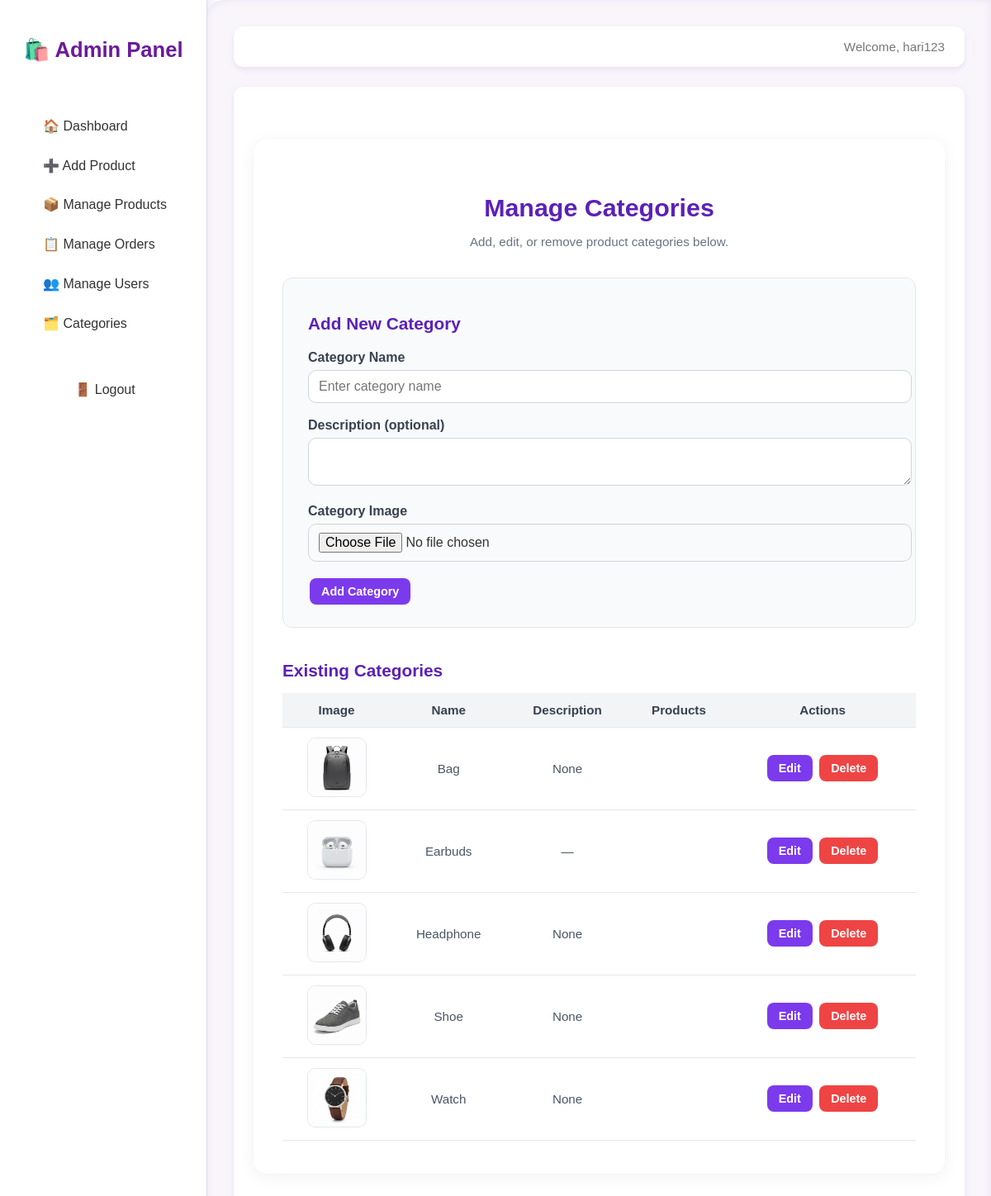
The page /admin-panel/categories/ (signed in) on the database its author committed.
### shop/models.py (models this page shows, shortened)
class User(AbstractUser):
    ROLE_CHOICES = (
        ('customer', 'Customer'),
        ('admin', 'Admin'),
        ('delivery', 'Delivery'),
    )
    role = models.CharField(max_length=20, choices=ROLE_CHOICES, default='customer')
    phone = models.CharField(max_length=15, blank=True, null=True)
    address = models.TextField(blank=True, null=True)

class Category(models.Model):
    name = models.CharField(max_length=100)
    description = models.TextField(blank=True, null=True)
    image = models.ImageField(upload_to='categories/', blank=True, null=True)
    class Meta:
        verbose_name_plural = "Categories"

### shop/views.py (the view, shortened to what this page needs)
# urls.py: path('admin-panel/categories/', views.manage_categories, name='manage_categories'),
@login_required(login_url='login')
def manage_categories(request):
    if request.user.role != 'admin':
        messages.error(request, "Access denied. Admins only.")
        return redirect('home')
    categories = Category.objects.all().order_by('name')
    return render(request, 'admin/manage_categories.html', {
        'categories': categories
    })

### templates/admin/manage_categories.html (shortened to what this page needs)
{% extends 'admin_base.html' %}
{% load static %}
{% block extra_css %}
<link rel="stylesheet" href="{% static 'css/manage_categories.css' %}">
{% endblock %}
{% block content %}
<div class="admin-container">
  <div class="page-header">
    <h1>Manage Categories</h1>
    <p>Add, edit, or remove product categories below.</p>
  </div>
  <div class="add-category-box">
    <h2>Add New Category</h2>
    <form method="POST" enctype="multipart/form-data" class="add-category-form">
      <div class="form-group">
        <label for="name">Category Name</label>
        <input type="text" name="name" id="name" placeholder="Enter category name" required>
      </div>
      <div class="form-group">
        <label for="description">Description (optional)</label>
        <textarea name="description" id="description" rows="2"></textarea>
      </div>
      <div class="form-group">
        <label for="image">Category Image</label>
        <input type="file" name="image" id="image" accept="image/*">
      </div>
      <button type="submit" class="btn add-btn">Add Category</button>
    </form>
  </div>
  <div class="category-list">
    <h2>Existing Categories</h2>
    {% if categories %}
    <table>
      <thead>
        <tr>
          <th>Image</th>
          <th>Name</th>
          <th>Description</th>
          <th>Products</th>
          <th>Actions</th>
        </tr>
      </thead>
      <tbody>
        {% for category in categories %}
        <tr>
          <td>
            {% if category.image %}
              <img src="{{ category.image.url }}" alt="{{ category.name }}">
            {% else %}
              <img src="{% static 'images/no-image.png' %}" alt="No image">
            {% endif %}
          </td>
          <td>{{ category.name }}</td>
          <td>{{ category.description|default:"—" }}</td>
          <td>{{ category.product_set.count }}</td>
          <td>
            <a href="{% url 'edit_category' category.id %}" class="btn edit-btn">Edit</a>
            <a href="{% url 'delete_category' category.id %}" class="btn delete-btn" onclick="return confirm('Are you sure you want to delete this category?')">Delete</a>
          </td>
        </tr>
        {% endfor %}
      </tbody>
    </table>
    {% else %}
      <p class="no-data">No categories found.</p>
    {% endif %}
  </div>
</div>
{% endblock %}

### templates/admin_base.html (shortened to what this page needs)
{% load static %}
<!DOCTYPE html>
<html lang="en">
<head>
    <link rel="stylesheet" href="{% static 'css/admin_base.css' %}">
    {% block extra_css %}
    {% endblock %}
</head>
<body>
<div class="admin-wrapper">
    <aside class="sidebar">
        <div class="logo">
            <h2>🛍️ Admin Panel</h2>
        </div>
        <nav>
            <ul>
                <li><a href="{% url 'admin_dashboard' %}" class="nav-link">🏠 Dashboard</a></li>
                <li><a href="{% url 'add_product' %}" class="nav-link">➕ Add Product</a></li>
                <li><a href="{% url 'manage_products' %}" class="nav-link">📦 Manage Products</a></li>
                <li><a href="{% url 'manage_orders' %}" class="nav-link">📋 Manage Orders</a></li>
                <li><a href="{% url 'manage_users' %}" class="nav-link">👥 Manage Users</a></li>
                <li><a href="{% url 'manage_categories' %}" class="nav-link">🗂️ Categories</a></li>
                <li><a href="{% url 'logout' %}" class="nav-link logout">🚪 Logout</a></li>
            </ul>
        </nav>
    </aside>
    <main class="main-content">
        <header class="admin-header">
            <p>Welcome, {{ user.username }}</p>
        </header>
        <section class="admin-content">
            {% block content %}{% endblock %}
        </section>
    </main>
</div>
</body>
</html>

### static/css/admin_base.css (style rules this page uses)
:root { --primary: #6a1b9a; --primary-light: #9c27b0; --background: #f8f6fb; --white: #ffffff; --text-dark: #333; --text-light: #777; --border: #e0d7f8; --shadow: rgba(106, 27, 154, 0.1); }
body { font-family: 'Poppins', sans-serif; margin: 0; background-color: var(--background); color: var(--text-dark); display: flex; height: 100vh; overflow: hidden; }
.admin-wrapper { display: flex; width: 100%; height: 100%; }
.sidebar { width: 250px; background: var(--white); color: var(--primary); display: flex; flex-direction: column; align-items: center; padding: 1.5rem 0; box-shadow: 2px 0 10px var(--shadow); border-right: 1px solid var(--border); }
.sidebar .logo { text-align: center; margin-bottom: 2rem; }
.sidebar .logo h2 { font-size: 1.6rem; font-weight: 600; color: var(--primary); }
.sidebar nav ul { list-style: none; padding: 0; width: 100%; margin: 0; }
.sidebar nav ul li { width: 100%; }
.sidebar nav ul li a { display: block; padding: 0.9rem 1.2rem; text-decoration: none; color: var(--text-dark); font-weight: 500; transition: 0.3s ease; border-left: 4px solid transparent; }
.sidebar .logout { margin-top: 2rem; text-align: center; }
.main-content { flex-grow: 1; background: var(--background); padding: 2rem; overflow-y: auto; border-top-left-radius: 20px; box-shadow: inset 0 0 10px var(--shadow); }
.admin-header { display: flex; justify-content: space-between; align-items: center; background: var(--white); padding: 1rem 1.5rem; border-radius: 12px; box-shadow: 0 3px 6px var(--shadow); margin-bottom: 1.5rem; }
.admin-header p { color: var(--text-light); font-size: 0.95rem; margin: 0; }
.admin-content { background: var(--white); padding: 1.5rem; border-radius: 12px; box-shadow: 0 3px 8px var(--shadow); min-height: calc(100vh - 180px); }
.btn { background-color: var(--primary); color: var(--white); border: none; border-radius: 8px; padding: 0.6rem 1.2rem; cursor: pointer; transition: 0.3s ease; font-weight: 500; }

### static/css/manage_categories.css (style rules this page uses)
body { background-color: #f8f9fc; font-family: "Poppins", sans-serif; }
.admin-container { max-width: 1100px; margin: 40px auto; background: #fff; padding: 40px 35px; border-radius: 16px; box-shadow: 0 4px 20px rgba(0,0,0,0.06); }
.page-header { text-align: center; margin-bottom: 35px; }
.page-header h1 { font-size: 1.9rem; color: #5b21b6; margin-bottom: 6px; }
.page-header p { color: #6b7280; font-size: 0.95rem; }
.add-category-box { background-color: #f9fafb; border: 1px solid #e5e7eb; border-radius: 12px; padding: 25px 30px; margin-bottom: 40px; }
.add-category-box h2 { color: #5b21b6; margin-bottom: 20px; font-size: 1.3rem; }
.add-category-form .form-group { margin-bottom: 18px; }
.add-category-form label { display: block; font-weight: 600; color: #374151; margin-bottom: 6px; }
.add-category-form input[type="text"], .add-category-form textarea, .add-category-form input[type="file"] { width: 100%; padding: 10px 12px; border: 1px solid #d1d5db; border-radius: 10px; font-size: 1rem; transition: border 0.2s ease; }
.add-btn { background-color: #7c3aed; color: #fff; border: none; padding: 10px 22px; border-radius: 8px; font-weight: 600; cursor: pointer; transition: all 0.3s; }
.category-list h2 { color: #5b21b6; margin-bottom: 15px; font-size: 1.3rem; }
.category-list table { width: 100%; border-collapse: collapse; background: #fff; }
.category-list th, .category-list td { border-bottom: 1px solid #e5e7eb; padding: 12px 10px; text-align: center; vertical-align: middle; }
.category-list th { background-color: #f3f4f6; color: #374151; font-weight: 700; font-size: 0.95rem; }
.category-list td { font-size: 0.95rem; color: #4b5563; }
.category-list img { width: 70px; height: 70px; object-fit: cover; border-radius: 10px; border: 1px solid #e5e7eb; }
.btn { display: inline-block; padding: 8px 14px; border-radius: 8px; font-weight: 600; font-size: 0.9rem; text-decoration: none; transition: all 0.3s ease; margin: 2px; }
.edit-btn { background-color: #7c3aed; color: #fff; }
.delete-btn { background-color: #ef4444; color: #fff; }

### rows shown on the page
User: username "hari123"
Category: image (picture), name "Bag", description "None"
Category: image (picture), name "Earbuds", description "—"
Category: image (picture), name "Headphone", description "None"
Category: image (picture), name "Shoe", description "None"
Category: image (picture), name "Watch", description "None"
